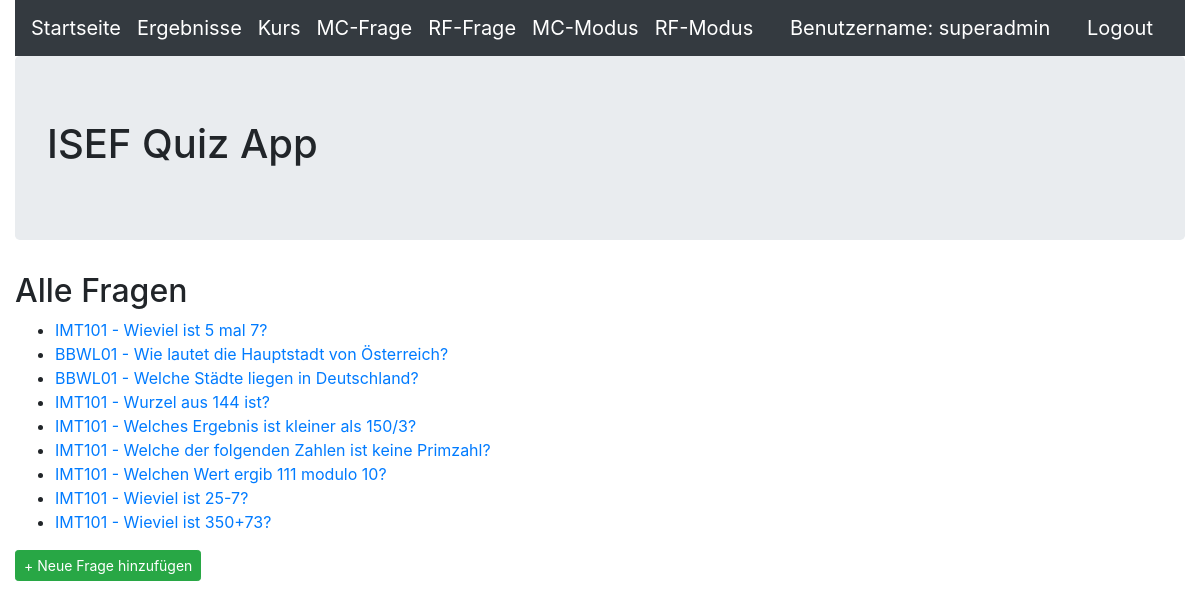
Page /frage (signed in) on the committed database.
### quiz/models.py (models this page shows, shortened)
class Frage(models.Model):
    name = models.CharField(max_length=255,blank=False,help_text='Geben Sie hier die Frage ein')
    kurs = models.ForeignKey(Kurs,null=True,blank=False,on_delete=models.CASCADE,help_text='Wählen Sie den Kurs, welchem die Frage zugewiesen wird')
    antwort1 = models.CharField(max_length=255,blank=False,null=True,help_text='Geben Sie die Antwort1 der Frage ein')
    antwort1richtig = models.BooleanField(default=False,help_text='Geben Sie an ob Antwort1 richtig ist',verbose_name="Antwort1 richtig?")
    antwort2 = models.CharField(max_length=255,blank=False,null=True,help_text='Geben Sie die Antwort2 der Frage ein')
    antwort2richtig = models.BooleanField(default=False,help_text='Geben Sie an ob Antwort2 richtig ist',verbose_name="Antwort2 richtig?")
    antwort3 = models.CharField(max_length=255,blank=True,null=True,help_text='Geben Sie die Antwort3 der Frage ein (optional)')
    antwort3richtig = models.BooleanField(default=False,help_text='Geben Sie an ob Antwort3 richtig ist',verbose_name="Antwort3 richtig?")
    antwort4 = models.CharField(max_length=255,blank=True,null=True,help_text='Geben Sie die Antwort4 der Frage ein (optional)')
    antwort4richtig = models.BooleanField(default=False,help_text='Geben Sie an ob Antwort4 richtig ist',verbose_name="Antwort4 richtig?")

class Kurs(models.Model):
    name = models.CharField(max_length=50,help_text='Geben Sie den Namen des Kurses ein')
    beschreibung = models.CharField(max_length=255,help_text='Geben Sie die Beschreibung des Kurses ein')
    def __str__(self):
        return self.name

### quiz/views.py (the view)
# urls.py: path('frage', FrageHome.as_view(), name='frage_start'),
class FrageHome(AuthListView):
    model = Frage
    template_name = 'frage/frage_home.html'

### quiz/templates/frage/frage_home.html
{% extends 'base.html' %}
{% block content %}
<h2>Alle Fragen</h2>
<ul>
    {% for frage in object_list %}
	<li><a href="{% url 'frage_detail' frage.pk %}">{{ frage.kurs }} - {{ frage.name }}</a></li>
    {% endfor %}
</ul>
<a class="btn btn-success btn-sm" href="{% url 'neue_frage' %}">+ Neue Frage hinzufügen</a>
{% endblock content %}

### templates/base.html (shortened to what this page needs)
<!DOCTYPE html>
<html>
  <head>
	<link rel="stylesheet" href="https://stackpath.bootstrapcdn.com/bootstrap/4.5.0/css/bootstrap.min.css">
  </head>
  <body>
    <div class="container-fluid">
        <header>
            <nav class="navbar navbar-expand-lg navbar-dark bg-dark">
				<a class="navbar-brand" href="{% url 'index' %}">Startseite</a>
				<a class="navbar-brand" href="{% url 'ergebnis_start' %}">Ergebnisse</a>
                <a class="navbar-brand" href="{% url 'kurs_start' %}">Kurs</a>
				<a class="navbar-brand" href="{% url 'frage_start' %}">MC-Frage</a>
				<a class="navbar-brand" href="{% url 'richtigoderfalsch_start' %}">RF-Frage</a>
				<a class="navbar-brand" href="{% url 'mctest_select' %}">MC-Modus</a>
				<a class="navbar-brand" href="{% url 'rftest_select' %}">RF-Modus</a>
				{% if user.is_authenticated %}
                <a class="navbar-brand ml-auto order-md-last">Benutzername: {{ user.get_username }}</a>
                <a class="navbar-brand ml-auto order-md-last" href="{% url 'logout'%}?next={{request.path}}">Logout</a>
                {% else %}
                <a class="navbar-brand ml-auto order-md-last" href="{% url 'login'%}?next={{request.path}}">Login</a>
                {% endif %}
            </nav>
        </header>
        <div class="jumbotron">
            <h1>ISEF Quiz App</h1>
        </div>
        {% block content %}
        {% endblock content %}
    </div>
  </body>
</html>

### rows in the picture
Frage: kurs "IMT101", name "Wieviel ist 5 mal 7?"
Frage: kurs "BBWL01", name "Wie lautet die Hauptstadt von Österreich?"
Frage: kurs "BBWL01", name "Welche Städte liegen in Deutschland?"
Frage: kurs "IMT101", name "Wurzel aus 144 ist?"
Frage: kurs "IMT101", name "Welches Ergebnis ist kleiner als 150/3?"
Frage: kurs "IMT101", name "Welche der folgenden Zahlen ist keine Primzahl?"
Frage: kurs "IMT101", name "Welchen Wert ergib 111 modulo 10?"
Frage: kurs "IMT101", name "Wieviel ist 25-7?"
Frage: kurs "IMT101", name "Wieviel ist 350+73?"

### other values in the picture
{{ user.get_username }} "superadmin"
